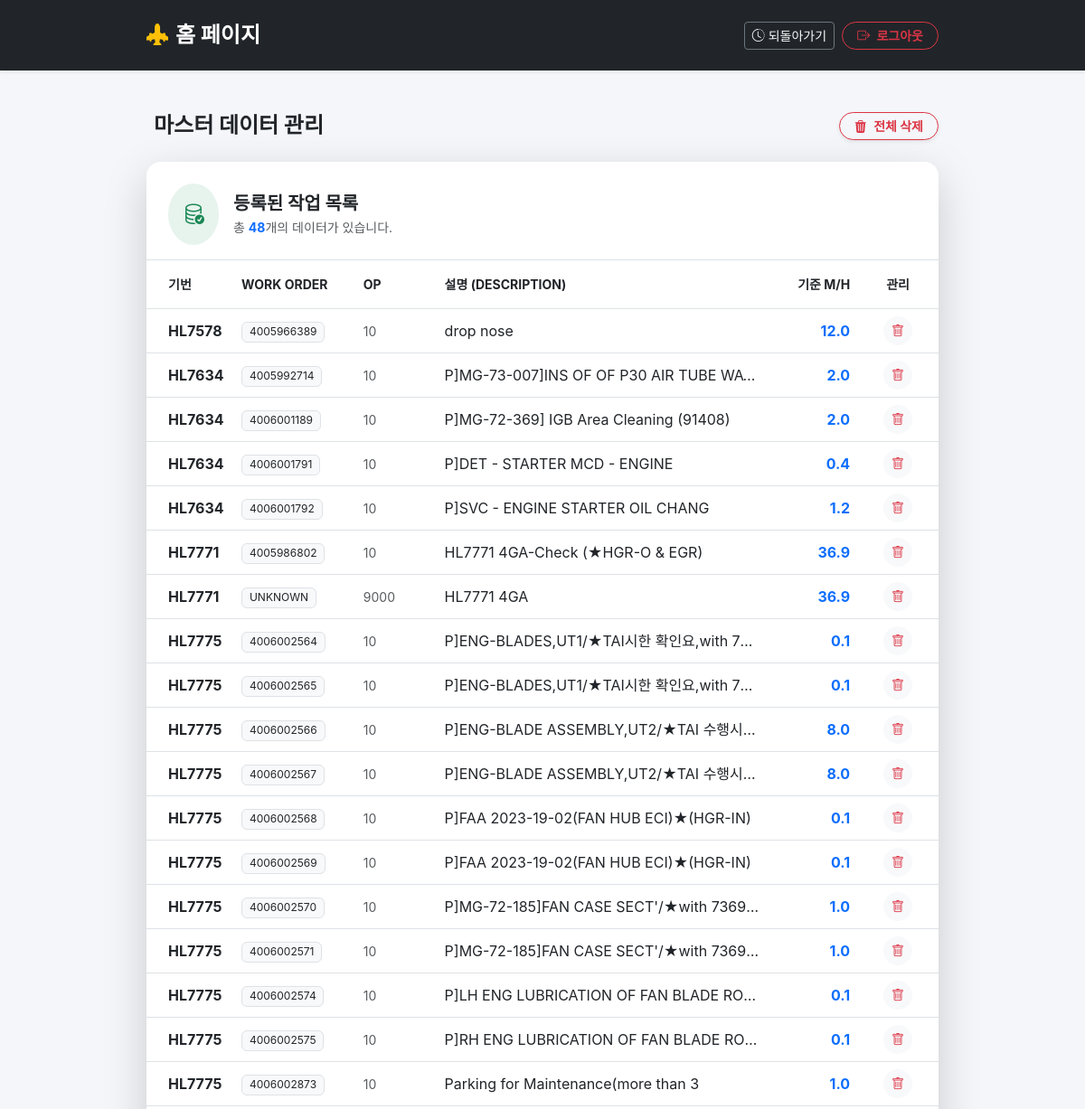
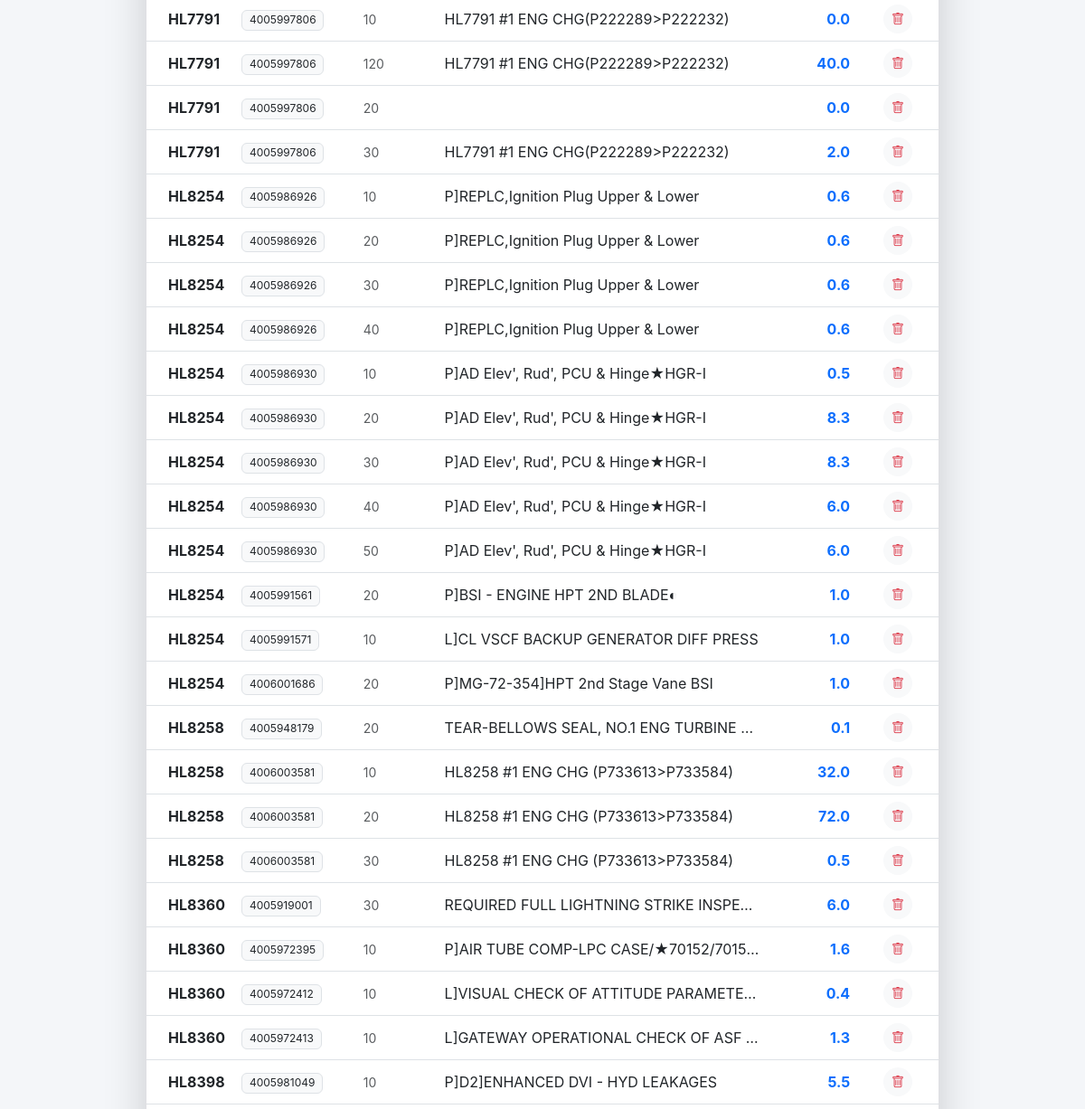
The page /master-data/ (signed in, upper part) on the database as committed earlier (2 pictures, top to bottom).
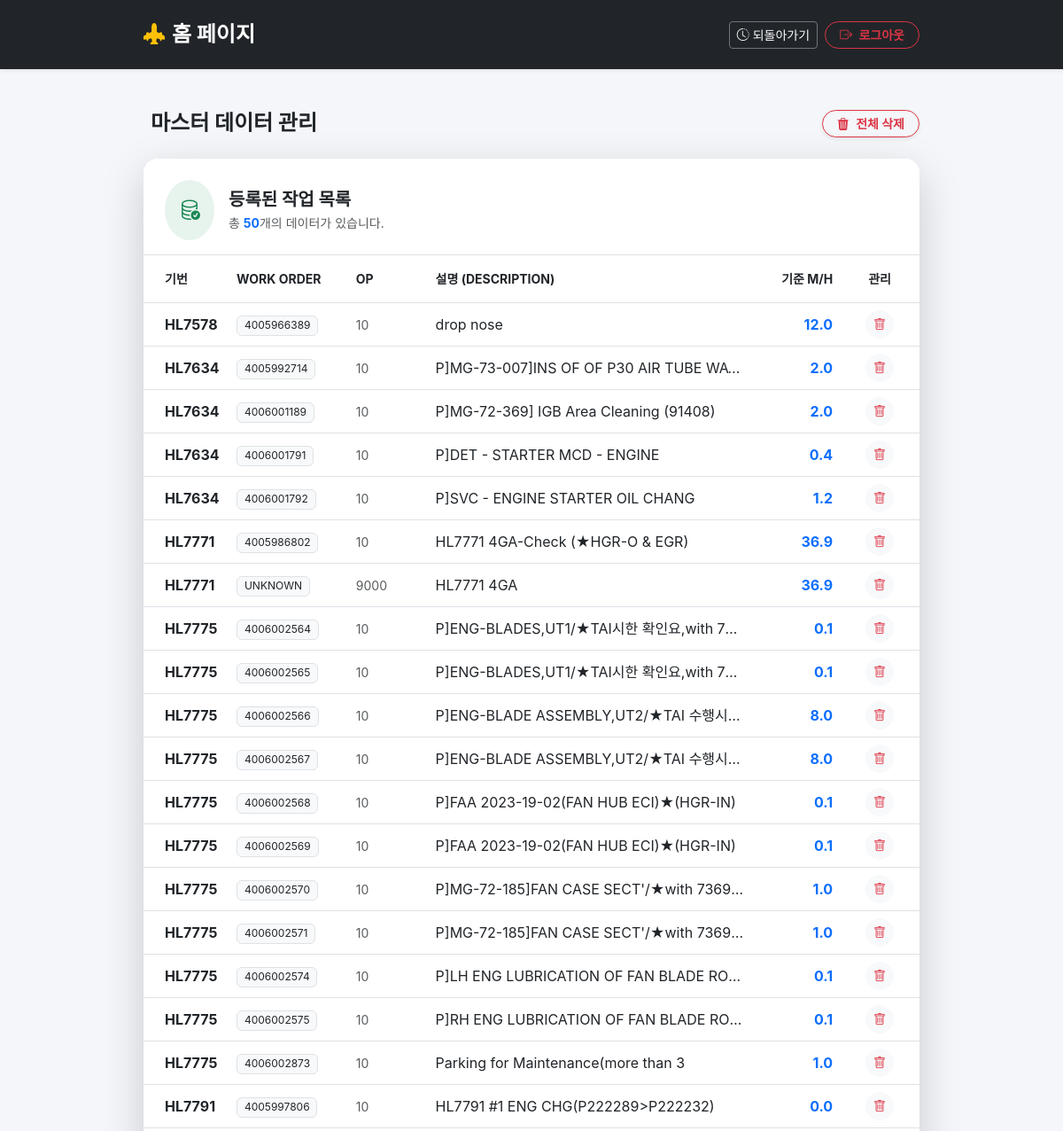
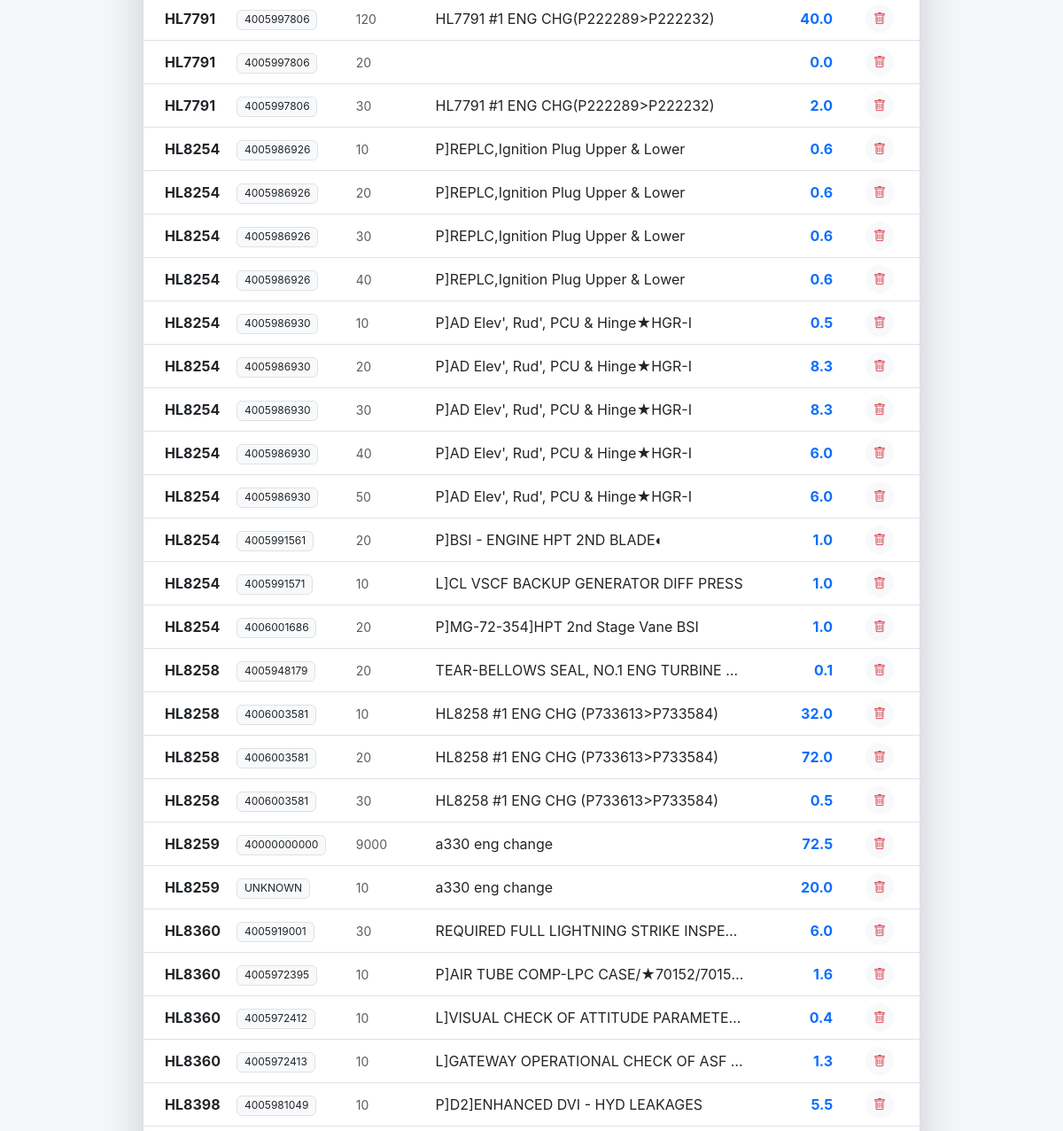
The same page on the database as committed later (2 pictures, top to bottom).
### manning/models.py (models this page shows, shortened)
class TaskMaster(models.Model):
    gibun_code = models.CharField(max_length=50, verbose_name="기번")
    work_order = models.CharField(max_length=100)
    op = models.CharField(max_length=50)
    description = models.TextField()
    default_mh = models.FloatField(default=0.0)

### manning/views.py (the view)
# urls.py: path("master-data/", views.MasterDataListView.as_view(), name="master_data_list"),
class MasterDataListView(SimpleLoginRequiredMixin, ListView):
    model = TaskMaster
    template_name = "manning/master_data_list.html"
    context_object_name = "taskmasters"
    def get_queryset(self):
        return TaskMaster.objects.all().order_by("gibun_code", "work_order", "op")
    def get_context_data(self, **kwargs):
        context = super().get_context_data(**kwargs)
        context["total_count"] = self.object_list.count()
        return context

### manning/views.py (called while the page is built)
    def dispatch(self, request, *args, **kwargs):
        if not request.session.get("is_authenticated"):
            return redirect("login")
        return super().dispatch(request, *args, **kwargs)

### manning/templates/manning/master_data_list.html (shortened to what the changed rows need)
{% extends "manning/base/base.html" %}
{% load static %}
{% block content %}
<div class="container mt-4 mb-5" style="max-width: 900px; padding-top: 100px;">
    <div class="card border-0 shadow-lg rounded-4 overflow-hidden" data-aos="fade-up">
        <div class="card-header bg-white border-bottom pt-4 pb-3 px-4">
            <div class="d-flex justify-content-between align-items-center">
                <div class="d-flex align-items-center gap-3">
                    <div>
                        <p class="text-muted small mb-0">총 <strong class="text-primary">{{ total_count }}</strong>개의 데이터가 있습니다.</p>
                    </div>
                </div>
            </div>
        </div>
        <div class="card-body p-0">
            {% if taskmasters %}
            <div class="table-responsive">
                <table class="table table-hover align-middle mb-0 text-nowrap">
                    <thead class="bg-light text-muted small text-uppercase">
                        <tr>
                            <th class="py-3 ps-4" style="width: 10%;">기번</th>
                            <th class="py-3" style="width: 15%;">Work Order</th>
                            <th class="py-3" style="width: 10%;">OP</th>
                            <th class="py-3" style="width: 40%;">설명 (Description)</th>
                            <th class="py-3 text-end" style="width: 10%;">기준 M/H</th>
                            <th class="py-3 text-center" style="width: 10%;">관리</th>
                        </tr>
                    </thead>
                    <tbody class="border-top-0">
                        {% for t in taskmasters %}
                        <tr>
                            <td class="ps-4 fw-bold text-dark">{{ t.gibun_code }}</td>
                            <td><span class="badge bg-light text-dark border fw-normal">{{ t.work_order }}</span></td>
                            <td><span class="text-muted small">{{ t.op }}</span></td>
                            <td>
                                <div class="text-truncate" style="max-width: 350px;" title="{{ t.description }}">
                                    {{ t.description }}
                                </div>
                            </td>
                            <td class="text-end fw-bold text-primary">{{ t.default_mh }}</td>
                            <td class="text-center">
                                <form action="{% url 'delete_taskmaster' t.id %}" method="POST" class="d-inline">
                                    <button type="submit"
                                            class="btn btn-sm btn-light text-danger border-0 rounded-circle"
                                            style="width: 32px; height: 32px;"
                                            onclick="return confirm('이 항목을 삭제하시겠습니까?');"
                                            data-bs-toggle="tooltip"
                                            title="삭제">
                                        <i class="bi bi-trash"></i>
                                    </button>
                                </form>
                            </td>
                        </tr>
                        {% endfor %}
                    </tbody>
                </table>
            </div>
            {% endif %}
        </div>
    </div>
</div>
{% endblock content %}

Rows that differ between the two databases and show on the page:
added TaskMaster: gibun_code "HL8259", work_order "40000000000", op "9000", description "a330 eng change", default_mh "72.5"
added TaskMaster: gibun_code "HL8259", work_order "UNKNOWN", op "10", description "a330 eng change", default_mh "20.0"
Other text that changed with them:
{{ total_count }}: "48" → "50"
